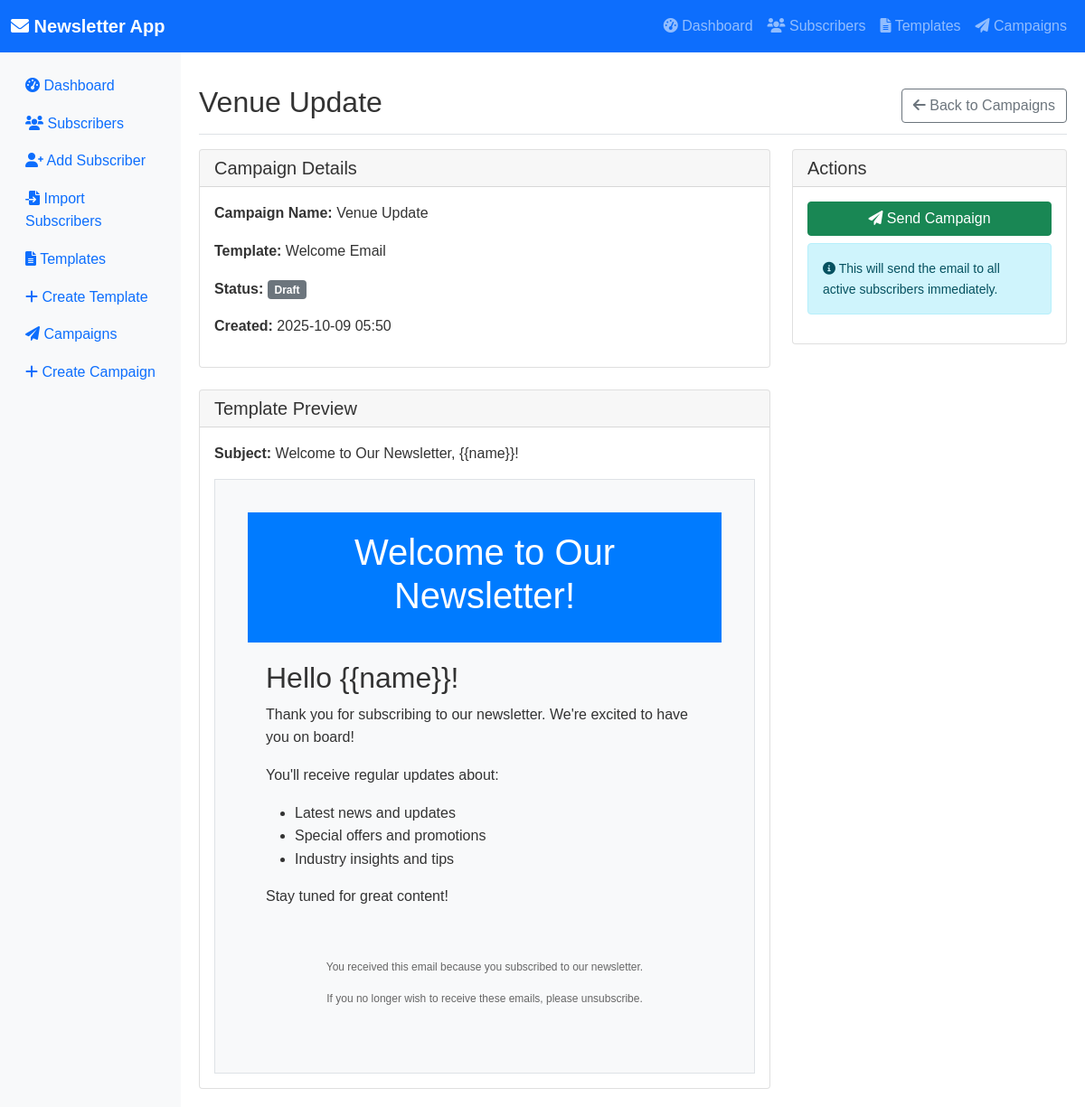
The app's page /campaigns/1, older data.
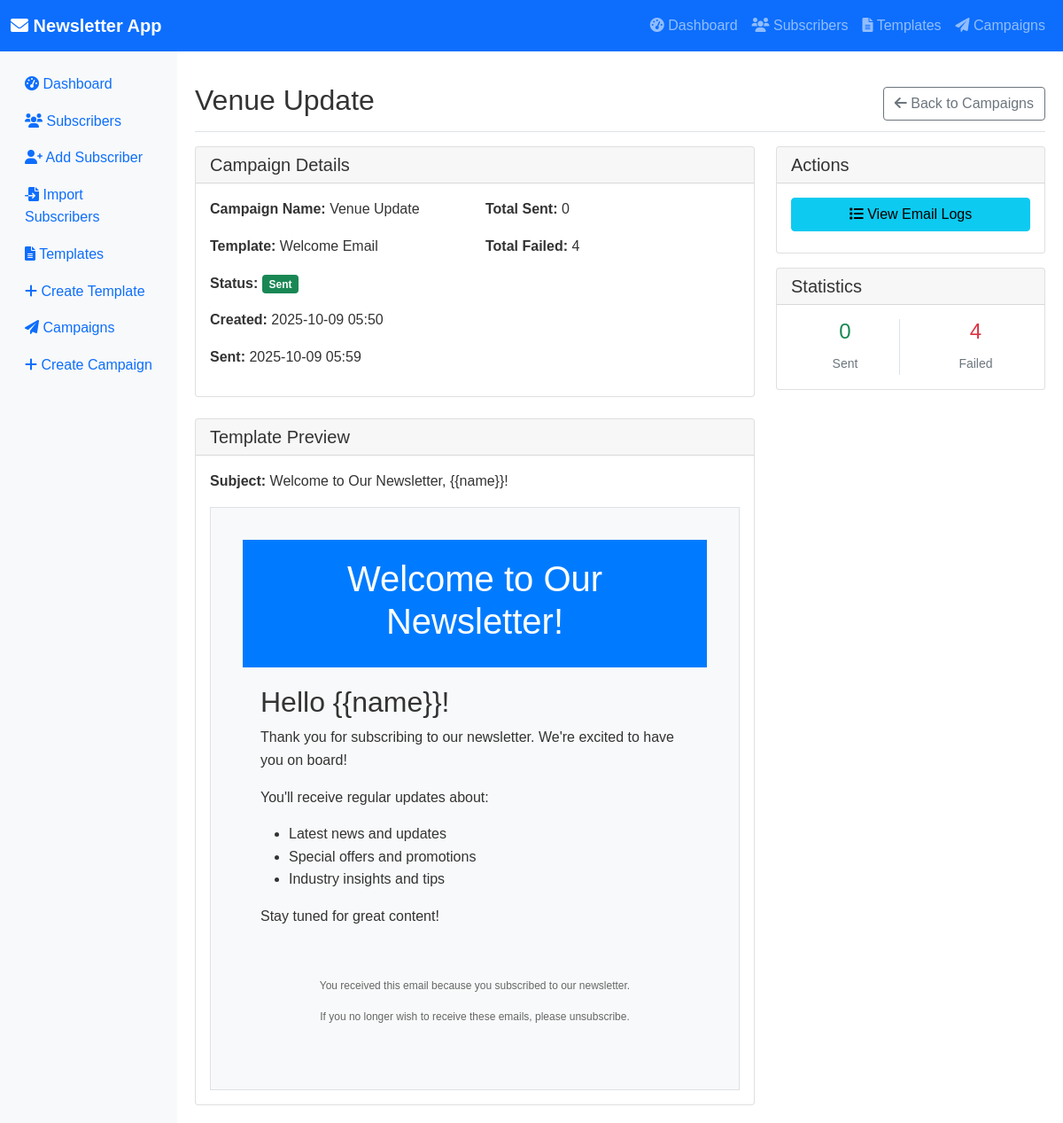
The same page, newer data.
### models.py (models this page shows, shortened)
class Campaign(db.Model):
    id = db.Column(db.Integer, primary_key=True)
    name = db.Column(db.String(255), nullable=False)
    template_id = db.Column(db.Integer, db.ForeignKey('template.id'), nullable=False)
    status = db.Column(db.String(50), default='draft', nullable=False)  # draft, sending, sent, failed
    total_sent = db.Column(db.Integer, default=0)
    total_failed = db.Column(db.Integer, default=0)
    created_at = db.Column(db.DateTime, default=datetime.utcnow, nullable=False)
    sent_at = db.Column(db.DateTime, nullable=True)
    email_logs = db.relationship('EmailLog', backref='campaign', lazy=True, cascade='all, delete-orphan')

### app.py (the view)
@app.route('/campaigns/<int:id>')
def campaign_detail(id):
    campaign = Campaign.query.get_or_404(id)
    return render_template('campaign_detail.html', campaign=campaign)

### templates/campaign_detail.html (shortened to what the changed rows need)
{% extends "base.html" %}
{% block content %}
<div class="d-flex justify-content-between flex-wrap flex-md-nowrap align-items-center pt-3 pb-2 mb-3 border-bottom">
    <h1 class="h2">{{ campaign.name }}</h1>
    <div class="btn-toolbar mb-2 mb-md-0">
        <a href="{{ url_for('campaigns') }}" class="btn btn-outline-secondary">
        </a>
    </div>
</div>
<div class="row">
    <div class="col-md-8">
        <div class="card">
            <div class="card-body">
                <div class="row">
                    <div class="col-md-6">
                        <p><strong>Campaign Name:</strong> {{ campaign.name }}</p>
                        <p><strong>Template:</strong> {{ campaign.template.name }}</p>
                        <p><strong>Status:</strong>
                            {% if campaign.status == 'draft' %}
                            <span class="badge bg-secondary">Draft</span>
                            {% elif campaign.status == 'sending' %}
                            <span class="badge bg-warning">Sending</span>
                            {% elif campaign.status == 'sent' %}
                            <span class="badge bg-success">Sent</span>
                            {% elif campaign.status == 'failed' %}
                            <span class="badge bg-danger">Failed</span>
                            {% endif %}
                        </p>
                        <p><strong>Created:</strong> {{ campaign.created_at.strftime('%Y-%m-%d %H:%M') }}</p>
                        {% if campaign.sent_at %}
                        <p><strong>Sent:</strong> {{ campaign.sent_at.strftime('%Y-%m-%d %H:%M') }}</p>
                        {% endif %}
                    </div>
                    <div class="col-md-6">
                        {% if campaign.status in ['sent', 'sending'] %}
                        <p><strong>Total Sent:</strong> <span id="total-sent">{{ campaign.total_sent or 0 }}</span></p>
                        <p><strong>Total Failed:</strong> <span id="total-failed">{{ campaign.total_failed or 0
                                }}</span></p>
                        {% endif %}
                    </div>
                </div>
            </div>
        </div>
        <div class="card mt-4">
            <div class="card-body">
                <div class="border p-3 bg-light">
                    {{ campaign.template.content|safe }}
                </div>
            </div>
        </div>
    </div>
    <div class="col-md-4">
        <div class="card">
            <div class="card-body">
                {% if campaign.status == 'draft' %}
                <form method="POST" action="{{ url_for('send_campaign', id=campaign.id) }}"
                    onsubmit="return confirmSend()">
                    <button type="submit" class="btn btn-success w-100 mb-2">
                        <i class="fas fa-paper-plane"></i> Send Campaign
                    </button>
                </form>
                <div class="alert alert-info small">
                    <i class="fas fa-info-circle"></i>
                    This will send the email to all active subscribers immediately.
                </div>
                {% elif campaign.status == 'sending' %}
                <button class="btn btn-warning w-100 mb-2" disabled>
                    <i class="fas fa-spinner fa-spin"></i> Sending in Progress...
                </button>
                {% elif campaign.status == 'sent' %}
                <a href="{{ url_for('campaign_logs', id=campaign.id) }}" class="btn btn-info w-100 mb-2">
                    <i class="fas fa-list"></i> View Email Logs
                </a>
                {% endif %}
            </div>
        </div>
        {% if campaign.status in ['sent', 'sending'] %}
        <div class="card mt-3">
            <div class="card-header">
                <h5 class="mb-0">Statistics</h5>
            </div>
            <div class="card-body">
                <div class="row text-center">
                    <div class="col-6">
                        <div class="border-end">
                            <h4 class="text-success" id="sent-count">{{ campaign.total_sent or 0 }}</h4>
                            <small class="text-muted">Sent</small>
                        </div>
                    </div>
                    <div class="col-6">
                        <h4 class="text-danger" id="failed-count">{{ campaign.total_failed or 0 }}</h4>
                        <small class="text-muted">Failed</small>
                    </div>
                </div>
            </div>
        </div>
        {% endif %}
    </div>
</div>
{% endblock %}

Row changes from the older to the newer data that the page shows:
changed Campaign "Venue Update": status "draft" → "sent" (drawn); sent_at (not shown) → "2025-10-09 05:59"; total_sent (not shown) → "0"; total_failed (not shown) → "4"
Text that changed along with them:
text no longer shown: "Draft Send Campaign This will send the email to all active subscribers immediately."
text now shown: "Sent Sent: Total Sent: Total Failed: View Email Logs Statistics Sent Failed"
